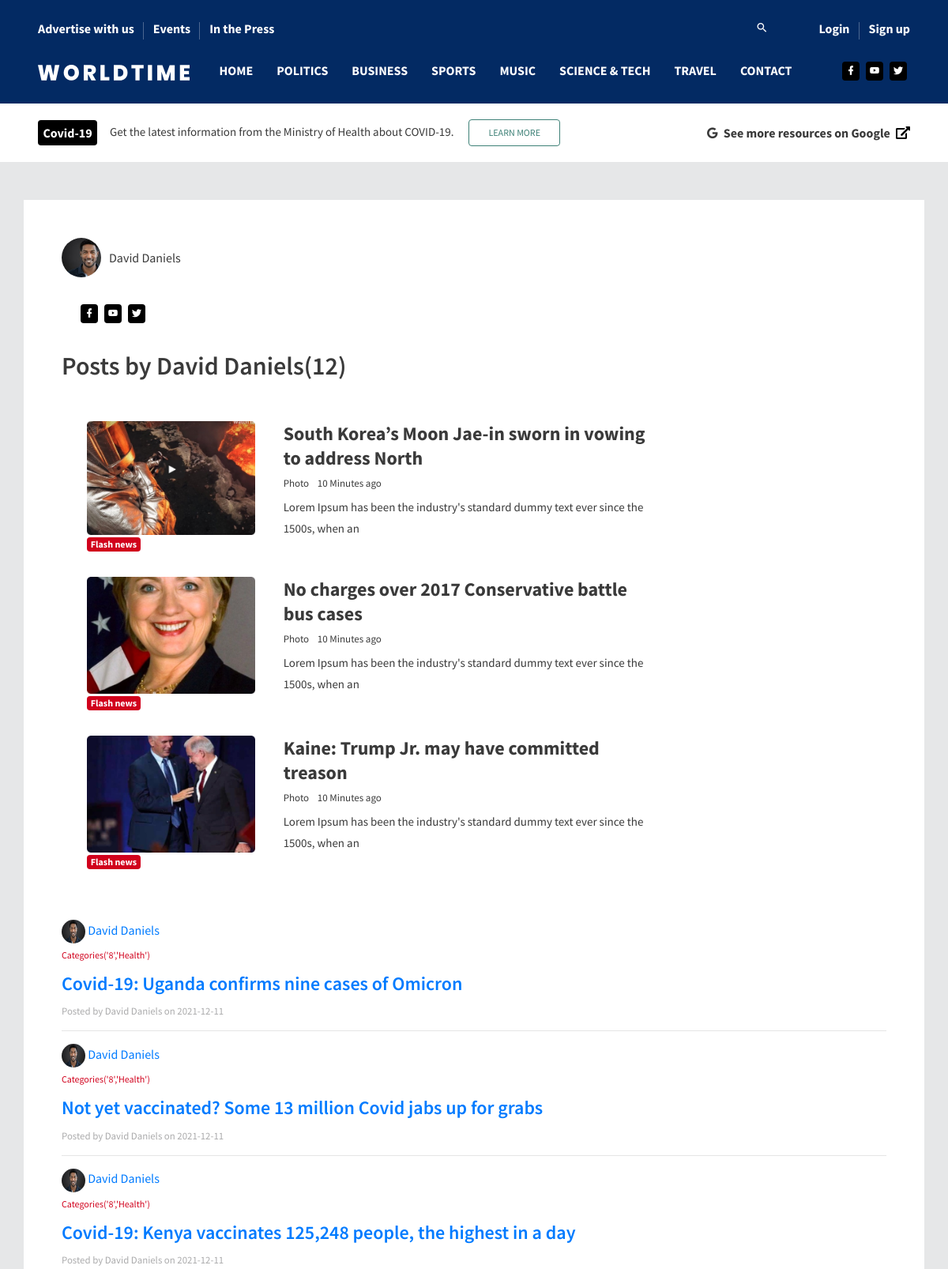
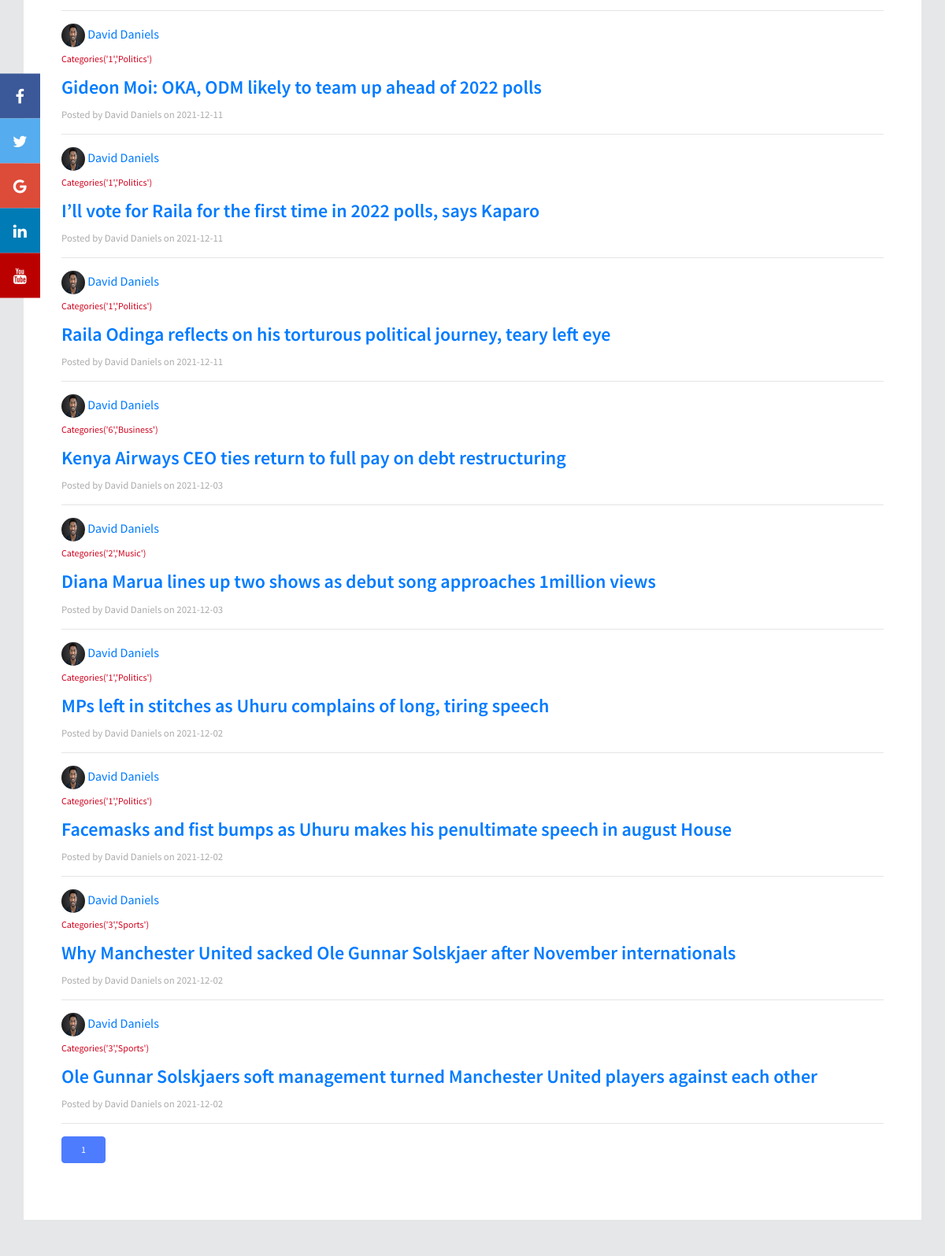
The app's page /author/David Daniels (upper part) with its own data (2 pictures, top to bottom).
### app/models.py (models this page shows, shortened)
class Users(db.Model, UserMixin):
    id = db.Column(db.Integer,primary_key = True)
    username = db.Column(db.String(20), unique = True, nullable = False)
    email = db.Column(db.String(120), unique =True, nullable = False)
    profile_pic = db.Column(db.String(20), nullable = False, default = 'avatar.png')
    password = db.Column(db.String(100), nullable = False)
    bio = db.Column(db.String(500))
    admin = db.Column(db.Boolean, nullable = False, default = False)
    posts = db.relationship('Articles', backref = 'author', lazy = True)
    videos = db.relationship('Videos', backref = 'vid_author', lazy = True)
    article_comments = db.relationship('Articlecomments', backref='writer',lazy=True)
    video_comments = db.relationship('Videocomments', backref='its_writer',lazy=True)
    post_author = db.Column(db.Boolean, nullable=False, default=False)
    address = db.Column(db.String(50))
    phone_number = db.Column(db.String(50))
    city = db.Column(db.String(50))
    facebook = db.Column(db.String(50))
    twitter = db.Column(db.String(50))
    instagram = db.Column(db.String(50))
    youtube = db.Column(db.String(50))

class Articles(db.Model):
    id = db.Column(db.Integer, primary_key = True)
    title = db.Column(db.String(100), nullable = False)
    category_id = db.Column(db.Integer, db.ForeignKey('categories.id'), nullable = False)
    content = db.Column(db.Text, nullable = False)
    date_posted = db.Column(db.DateTime, nullable = False, default = datetime.utcnow)
    user_id = db.Column(db.Integer, db.ForeignKey('users.id'), nullable = False)
    cover_img = db.Column(db.String(100), nullable = False)
    pic_desc = db.Column(db.String(100), nullable = False)
    users_comments = db.relationship('Articlecomments', backref = 'its_article', lazy = True)

class Categories(db.Model):
    id = db.Column(db.Integer, primary_key=True)
    categoryname = db.Column(db.String(200), nullable = False,unique=True)
    articles = db.relationship('Articles', backref = 'category', lazy = True)
    videos = db.relationship('Videos', backref = 'category', lazy = True)
    tags = db.relationship('Tags', backref = 'its_category', lazy = True)
    def __repr__(self):
        return f"Categories('{self.id}','{self.categoryname}')"

### app/routes.py (the view)
@app.route('/author/<string:username>')
def author_posts(username):
    page = request.args.get('page', 1, type=int)
    user = Users.query.filter_by(username=username).first_or_404()
    articles = Articles.query.filter_by(author=user)\
        .order_by(Articles.date_posted.desc())\
        .paginate(per_page=20, page=page)
    return render_template('author_posts.html',articles = articles, user=user)

### app/templates/author_posts.html
{% extends "layout.html" %}
{% block body %}
<div style="background-color: white;" class="container mb-5 mt-5 p-5">
    <div>
      <div class="chip">
        <div style="background-image: url('../static/imgs/profile_pics/{{ user.profile_pic }}');" class="chip-img"></div>
        {{ user.username }}
      </div>
      <div class="p-1 mt-3">
      <ul class="social-media mb-3 p-3">
        <li>
          <a href="#">
            <i class="mdi mdi-facebook"></i>
          </a>
        </li>
        <li>
          <a href="#">
            <i class="mdi mdi-youtube"></i>
          </a>
        </li>
        <li>
          <a href="#">
            <i class="mdi mdi-twitter"></i>
          </a>
        </li>
      </ul>
    </div>
      <h1 class="mb-3">Posts by {{ user.username }}({{ articles.total }})</h1>
    </div>
    <div class="row" data-aos="fade-up">
        <div class="col-lg-9 stretch-card grid-margin">
          <div class="card">
            <div class="card-body">
              <div class="row">
                <div class="col-sm-4 grid-margin">
                  <div class="position-relative">
                    <div class="rotate-img">
                      <img
                        src="{{ url_for('static', filename = 'assets/images/dashboard/home_4.jpg') }}"
                        alt="thumb"
                        class="img-fluid"
                      />
                    </div>
                    <div class="badge-positioned">
                      <span class="badge badge-danger font-weight-bold"
                        >Flash news</span
                      >
                    </div>
                  </div>
                </div>
                <div class="col-sm-8  grid-margin">
                  <h2 class="mb-2 font-weight-600">
                    South Korea’s Moon Jae-in sworn in vowing to address
                    North
                  </h2>
                  <div class="fs-13 mb-2">
                    <span class="mr-2">Photo </span>10 Minutes ago
                  </div>
                  <p class="mb-0">
                    Lorem Ipsum has been the industry's standard dummy
                    text ever since the 1500s, when an
                  </p>
                </div>
              </div>
              <div class="row">
                <div class="col-sm-4 grid-margin">
                  <div class="position-relative">
                    <div class="rotate-img">
                      <img
                        src="{{ url_for('static', filename = 'assets/images/dashboard/home_5.jpg') }}"
                        alt="thumb"
                        class="img-fluid"
                      />
                    </div>
                    <div class="badge-positioned">
                      <span class="badge badge-danger font-weight-bold"
                        >Flash news</span
                      >
                    </div>
                  </div>
                </div>
                <div class="col-sm-8  grid-margin">
                  <h2 class="mb-2 font-weight-600">
                    No charges over 2017 Conservative battle bus cases
                  </h2>
                  <div class="fs-13 mb-2">
                    <span class="mr-2">Photo </span>10 Minutes ago
                  </div>
                  <p class="mb-0">
                    Lorem Ipsum has been the industry's standard dummy
                    text ever since the 1500s, when an
                  </p>
                </div>
              </div>
              <div class="row">
                <div class="col-sm-4">
                  <div class="position-relative">
                    <div class="rotate-img">
                      <img
                        src="{{ url_for('static', filename = 'assets/images/dashboard/home_6.jpg') }}"
                        alt="thumb"
                        class="img-fluid"
                      />
                    </div>
                    <div class="badge-positioned">
                      <span class="badge badge-danger font-weight-bold"
                        >Flash news</span
                      >
                    </div>
                  </div>
                </div>
                <div class="col-sm-8">
                  <h2 class="mb-2 font-weight-600">
                    Kaine: Trump Jr. may have committed treason
                  </h2>
                  <div class="fs-13 mb-2">
                    <span class="mr-2">Photo </span>10 Minutes ago
                  </div>
                  <p class="mb-0">
                    Lorem Ipsum has been the industry's standard dummy
                    text ever since the 1500s, when an
                  </p>
                </div>
              </div>
            </div>
          </div>
        </div>
      </div>
    {% for article in articles.items %}
    <a href="{{ url_for('user_posts',username=article.author.username) }}">
        <img style="border-radius: 50%;width: 30px;height: 30px;"
            src="{{ url_for('static',filename='imgs/profile_pics/' + article.author.profile_pic )}}">
        <span>{{ article.author.username }}</span>
    </a>
    <p><small class="text-danger">{{ article.category }}</small></p>
    <h2><a href="{{ url_for('post', id = article.id) }}">{{ article.title }}</a></h2>
    <small class="text-muted">Posted by {{ article.author.username }} on {{ article.date_posted.strftime('%Y-%m-%d')
        }}</small>
    <hr>
    {% endfor %}
    {% for page_num in articles.iter_pages(left_edge=1,right_edge=1,left_current=1,right_current=2) %}
    {% if page_num %}
    {% if articles.page == page_num %}
    <a class="btn btn-info mb-4" href="{{url_for('user_posts',username=user.username, page = page_num)}}">{{ page_num
        }}</a>
    {% else %}
    <a class="btn btn-outline-info mb-4" href="{{url_for('user_posts',username=user.username, page = page_num)}}">{{
        page_num }}</a>
    {% endif %}
    {% else %}
    ...
    {% endif %}
    {% endfor %}
</div>
{% endblock %}

### app/templates/layout.html (shortened to what this page needs)
<!DOCTYPE html>
<html lang="en">
<head>
  <link rel="stylesheet" href="https://maxcdn.bootstrapcdn.com/bootstrap/4.5.2/css/bootstrap.min.css">
  <link rel="stylesheet" href="https://use.fontawesome.com/releases/v5.7.0/css/all.css"
>
  <link rel="stylesheet" href="https://cdnjs.cloudflare.com/ajax/libs/font-awesome/4.7.0/css/font-awesome.min.css">
  <link rel="stylesheet"
    href="{{ url_for('static', filename = 'assets/vendors/mdi/css/materialdesignicons.min.css') }}" />
  <link rel="stylesheet" href="{{ url_for('static', filename = 'assets/vendors/aos/dist/aos.css/aos.css') }}" />
  <link rel="stylesheet" href="{{ url_for('static', filename = 'assets/css/style.css') }}">
  <link rel="stylesheet" href="{{ url_for('static', filename = 'assets/css/additional.css') }}">
</head>
<body style="background-color: #e6e7e8;">
  <div>
    <div class="container-scroller">
      <div class="main-panel">
        <header id="header">
          <div class="container">
            <nav class="navbar navbar-expand-lg navbar-light">
              <div class="navbar-top">
                <div class="d-flex justify-content-between align-items-center">
                  <ul class="navbar-top-left-menu">
                    <li class="nav-item">
                      <a href="#" class="nav-link">Advertise with us</a>
                    </li>
                    <li class="nav-item">
                      <a href="#" class="nav-link">Events</a>
                    </li>
                    <li class="nav-item">
                      <a href="#" class="nav-link">In the Press</a>
                    </li>
                  </ul>
                  <ul class="navbar-top-right-menu">
                    <li class="nav-item">
                      <div class="nav-link">
                        <span onclick="openNav()"><i class="mdi mdi-magnify"></i></span>
                      </div>
                    </li>
                    {% if current_user.is_authenticated %}
                    <li class="nav-item">
                      <a href="{{ url_for('account') }}" class="nav-link">
                        <div style="
                        width: 40px;
                        height: 40px;
                        border-radius: 50%;
                        background-image: url('../static/imgs/profile_pics/{{ current_user.profile_pic }}');
                        background-position: center;
                        background-size: cover;">
                        </div>
                      </a>
                    </li>
                    {% else %}
                    <li class="nav-item">
                      <a href="{{ url_for('login') }}" class="nav-link">Login</a>
                    </li>
                    <li class="nav-item">
                      <a href="{{ url_for('register') }}" class="nav-link">Sign up</a>
                    </li>
                    {% endif %}
                  </ul>
                </div>
              </div>
              <div class="navbar-bottom">
                <div class="d-flex justify-content-between align-items-center">
                  <div>
                    <a class="navbar-brand" href="{{ url_for('index') }}">
                      <img src="{{ url_for('static', filename = 'assets/images/logo.svg') }}" />
                    </a>
                  </div>
                  <div>
                    <div class="navbar-collapse justify-content-center collapse" id="navbarSupportedContent">
                      <ul class="navbar-nav d-lg-flex justify-content-between align-items-center">
                        <li class="nav-item active">
                          <a class="nav-link" href="{{ url_for('index') }}">Home</a>
                        </li>
                        <li class="nav-item">
                          <a class="nav-link" href="{{ url_for('categories', category_id=1) }}">POLITICS</a>
                        </li>
                        <li class="nav-item">
                          <a class="nav-link" href="{{ url_for('categories', category_id=6) }}">Business</a>
                        </li>
                        <li class="nav-item">
                          <a class="nav-link" href="{{ url_for('categories', category_id=3) }}">Sports</a>
                        </li>
                        <li class="nav-item">
                          <a class="nav-link" href="{{ url_for('categories', category_id=2) }}">Music</a>
                        </li>
                        <li class="nav-item">
                          <a class="nav-link" href="{{ url_for('categories', category_id=7) }}">Science & Tech</a>
                        </li>
                        <li class="nav-item">
                          <a class="nav-link" href="{{ url_for('categories', category_id=5) }}">Travel</a>
                        </li>
                        <li class="nav-item">
                          <a class="nav-link" href="{{ url_for('contact') }}">Contact</a>
                        </li>
                      </ul>
                    </div>
                  </div>
                  <ul class="social-media">
                    <li>
                      <a href="#">
                        <i class="mdi mdi-facebook"></i>
                      </a>
                    </li>
                    <li>
                      <a href="#">
                        <i class="mdi mdi-youtube"></i>
                      </a>
                    </li>
                    <li>
                      <a href="#">
                        <i class="mdi mdi-twitter"></i>
                      </a>
                    </li>
                  </ul>
                </div>
              </div>
            </nav>
          </div>
        </header>
        <div class="flash-news-banner">
          <div class="container">
            <div class="d-lg-flex align-items-center justify-content-between">
              <div class="d-flex align-items-center">
                <span class="badge badge-dark mr-3">Covid-19</span>
                <p class="mb-0">
                  Get the latest information from the Ministry of Health about COVID-19.
                  <a class="btn btn-outline-success ml-3" href="http://www.health.go.ke/">LEARN MORE</a>
                </p>
              </div>
              <div class="d-flex">
                <span><i class="fa fa-google mr-1"></i> See more resources on Google
                  <a class="ml-1" href="https://www.google.com/search?kgmid=/g/11j2cc_qll">
                  <i style="color: black;" class="fas fa-external-link-alt"></i>
                </a>
              </span>
              </div>
            </div>
          </div>
        </div>
        <div class="icon-bar">
          <a href="#" class="facebook"><i class="fa fa-facebook"></i></a>
          <a href="#" class="twitter"><i class="fa fa-twitter"></i></a>
          <a href="#" class="google"><i class="fa fa-google"></i></a>
          <a href="#" class="linkedin"><i class="fa fa-linkedin"></i></a>
          <a href="#" class="youtube"><i class="fa fa-youtube"></i></a>
        </div>
        {% block body %}{% endblock body %}
      </div>
    </div>
  </div>
</body>
</html>

### records on screen
Users: profile_pic (picture), username "David Daniels"
Articles: profile_pic (picture), author.username "David Daniels", category "Categories('8','Health')", title "Covid-19: Uganda confirms nine cases of Omicron", date_posted "2021-12-11"
Articles: profile_pic (picture), author.username "David Daniels", category "Categories('8','Health')", title "Not yet vaccinated? Some 13 million Covid jabs up for grabs", date_posted "2021-12-11"
Articles: profile_pic (picture), author.username "David Daniels", category "Categories('8','Health')", title "Covid-19: Kenya vaccinates 125,248 people, the highest in a day", date_posted "2021-12-11"
Articles: profile_pic (picture), author.username "David Daniels", category "Categories('1','Politics')", title "Gideon Moi: OKA, ODM likely to team up ahead of 2022 polls", date_posted "2021-12-11"
Articles: profile_pic (picture), author.username "David Daniels", category "Categories('1','Politics')", title "I’ll vote for Raila for the first time in 2022 polls, says Kaparo", date_posted "2021-12-11"
Articles: profile_pic (picture), author.username "David Daniels", category "Categories('1','Politics')", title "Raila Odinga reflects on his torturous political journey, teary left eye", date_posted "2021-12-11"
Articles: profile_pic (picture), author.username "David Daniels", category "Categories('6','Business')", title "Kenya Airways CEO ties return to full pay on debt restructuring", date_posted "2021-12-03"
Articles: profile_pic (picture), author.username "David Daniels", category "Categories('2','Music')", title "Diana Marua lines up two shows as debut song approaches 1million views", date_posted "2021-12-03"
Articles: profile_pic (picture), author.username "David Daniels", category "Categories('1','Politics')", title "MPs left in stitches as Uhuru complains of long, tiring speech", date_posted "2021-12-02"
Articles: profile_pic (picture), author.username "David Daniels", category "Categories('1','Politics')", title "Facemasks and fist bumps as Uhuru makes his penultimate speech in august House", date_posted "2021-12-02"
Articles: profile_pic (picture), author.username "David Daniels", category "Categories('3','Sports')", title "Why Manchester United sacked Ole Gunnar Solskjaer after November internationals", date_posted "2021-12-02"
Articles: profile_pic (picture), author.username "David Daniels", category "Categories('3','Sports')", title "Ole Gunnar Solskjaers soft management turned Manchester United players against each other", date_posted "2021-12-02"

### other values on screen
{{ articles.total }} "12"
{{ page_num }} "1"
